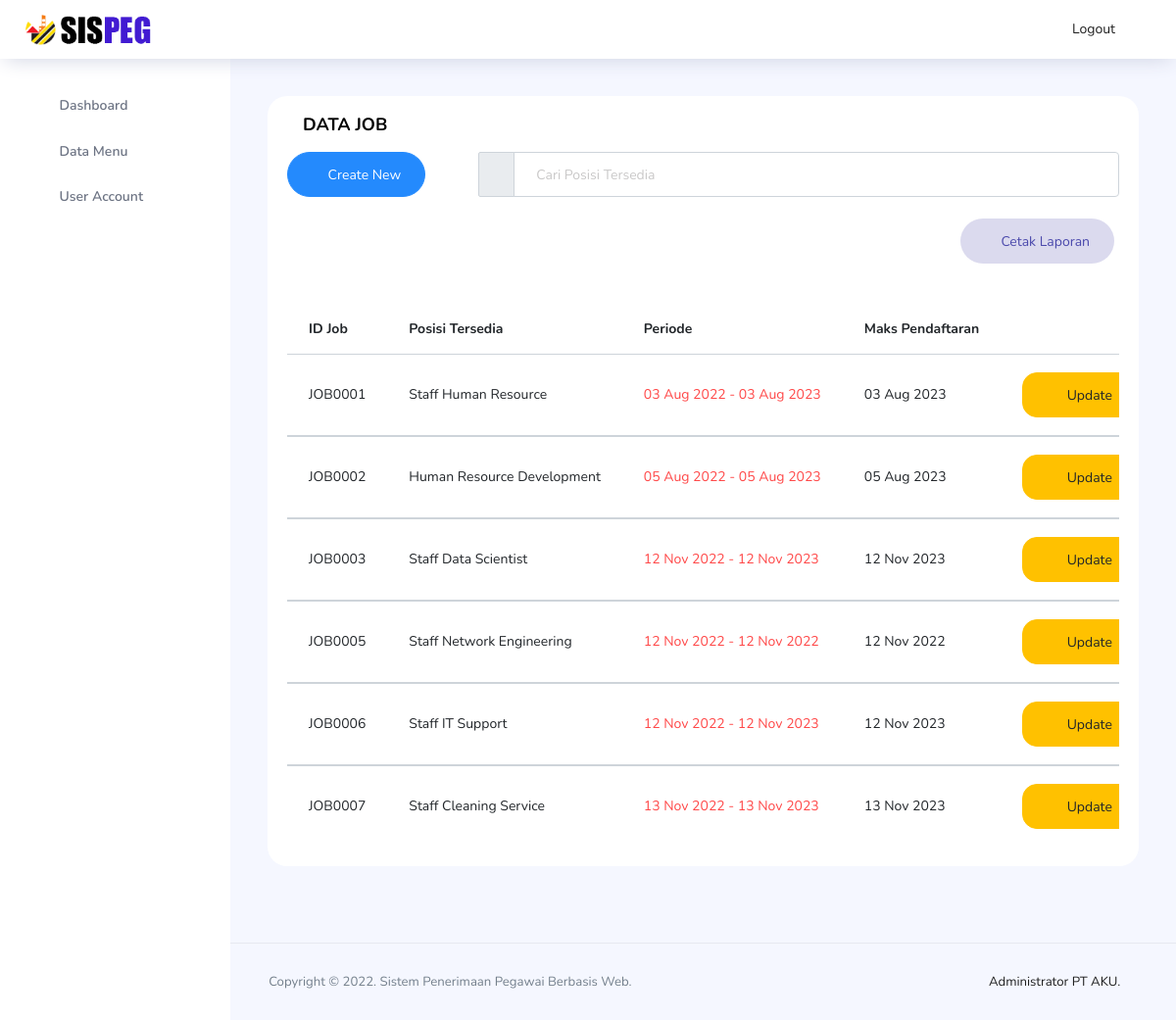
Screenshot of /backend-hrd/pages/hal-job/job.php (signed in) with the database file from the repository.
### tables this page shows
CREATE TABLE `job` (
  `idjob` varchar(50) NOT NULL,
  `jobname` varchar(30) NOT NULL,
  `jobqualification` text NOT NULL,
  `jobdesc` text NOT NULL,
  `jobstart` date NOT NULL,
  `jobend` date NOT NULL,
  `registerend` date NOT NULL,
  `jobadded` timestamp NOT NULL DEFAULT current_timestamp(),
  `jobloc` text NOT NULL,
  `workingtype` varchar(25) NOT NULL
);

### backend-hrd/pages/hal-job/job.php (the view, shortened to what this page needs)
<?php
include "../../../koneksi.php";
?>
<!DOCTYPE html>
<html lang="en">
<head>
  <link rel="stylesheet" href="../../vendors/feather/feather.css">
  <link rel="stylesheet" href="../../vendors/ti-icons/css/themify-icons.css">
  <link rel="stylesheet" href="../../vendors/css/vendor.bundle.base.css">
  <link rel="stylesheet" href="../../vendors/mdi/css/materialdesignicons.min.css">
  <link rel="stylesheet" href="../../css/vertical-layout-light/style.css">
  <link rel='stylesheet' href='https://cdn.jsdelivr.net/npm/sweetalert2@7.12.15/dist/sweetalert2.min.css'>
</head>
<body>
</head>
<body>
  <div class="container-scroller">
    <nav class="navbar col-lg-12 col-12 p-0 fixed-top d-flex flex-row">
      <div class="text-center navbar-brand-wrapper d-flex align-items-center justify-content-center">
        <a class="navbar-brand brand-logo mr-5" href="../../index.php"><img src="../../images/logo aku-nobg-tex.png" class="mr-2" alt="logo"/></a>
      </div>
      <div class="navbar-menu-wrapper d-flex align-items-center justify-content-end">
        <button class="navbar-toggler navbar-toggler align-self-center" type="button" data-toggle="minimize">
          <span class="icon-menu"></span>
        </button>
        <ul class="navbar-nav navbar-nav-right">
          <li class="nav-item nav-profile dropdown">
            <a href="../../../logout.php" class="dropdown-item" onclick="return confirm('Yakin ingin logout?')">
                <i class="ti-power-off text-primary"></i>Logout
            </a>
          </li>
        </ul>
      </div>
    </nav>
    <div class="container-fluid page-body-wrapper">
      <nav class="sidebar sidebar-offcanvas" id="sidebar" >
        <ul class="nav">
          <li class="nav-item">
            <a class="nav-link" href="../../index.php">
              <i class="icon-grid menu-icon"></i>
              <span class="menu-title">Dashboard</span>
            </a>
          </li>
          <li class="nav-item">
            <a class="nav-link" data-toggle="collapse" href="#form-elements" aria-expanded="false" aria-controls="form-elements">
              <i class="icon-layout menu-icon"></i>
              <span class="menu-title">Data Menu</span>
              <i class="menu-arrow"></i>
            </a>
          </li>
          <li class="nav-item">
            <a class="nav-link" href="../hal-user/admin.php">
              <i class="icon-head menu-icon"></i>
              <span class="menu-title">User Account</span>
            </a>
          </li>
        </ul>
      </nav>
      <div class="main-panel">
        <div class="content-wrapper">
          <div class="row-cols">
            <div class="col-xl-13 grid-margin stretch-card">
              <div class="card">
                <div class="card-body">
                  <h4 class="card-title nav-item" id="teksDouble">DATA JOB</h4>
                  <a class="btn btn-info btn-rounded btn-fw float-left" href="tambah_job.php"><i class="mdi mdi-library-plus btn-icon-prepend">
                  </i> Create New </a>
        <form action="job.php" method="GET">
        <ul class="navbar-nav">
            <li class="nav-item nav-search">
            <div class="input-group">
              <div class="input-group-prepend" id="navbar-search-icon">
                <span class="input-group-text" id="search">
                  <i class="icon-search"></i>
                </span>
              </div>
              <input type="text" class="form-control" placeholder="Cari Posisi Tersedia" name="pencarian">
            </div>
            </li>
        </ul>
        </form>
                  <div class="table-responsive">
                    <br>
                    <a style="margin-right:5px;"
                    class="btn btn-inverse-primary btn-rounded btn-fw float-right" href="cetak_job.php" target="_blank">
                    <i class="ti-printer btn-icon-prepend">
                    </i>Cetak Laporan</a>
                    <br><br><br><br>
                    <table class="table table-hover">
                    <thead>
                    <tr>
                        <th>ID Job</th>
                        <th>Posisi Tersedia</th>
                        <th>Periode</th>
                        <th>Maks Pendaftaran</th>
                        <th>&nbsp;&nbsp;&nbsp;&nbsp;&nbsp;&nbsp;&nbsp;&nbsp;&nbsp;&nbsp;&nbsp;&nbsp;&nbsp;&nbsp;&nbsp;
                        Aksi</th>
                    </tr>
                    </thead>
                      <?php
                      $queryAdmin = "SELECT * FROM job";
                      if(isset($_GET['pencarian'])){
                          $cari = $_GET['pencarian'];
                          $cariData = mysqli_query($koneksi,"SELECT * FROM job WHERE jobname LIKE '%".$cari."%'");
                      }
                      else{
                          $cariData = mysqli_query($koneksi, $queryAdmin);
                      }
                      while($data = mysqli_fetch_array($cariData)){
                        $idjob = $data['idjob'];
                        $namajob = $data['jobname'];
                        $mulai = date_format(date_create($data['jobstart']),"d M Y");
                        $selesai = date_format(date_create($data['jobend']),"d M Y");
                        $periode = $mulai." - ".$selesai;
                        $deadline = date_format(date_create($data['registerend']),"d M Y");
                      ?>
                      <tbody>
                        <tr>
                          <td><?php echo $idjob; ?></td>
                          <td><?php echo $namajob;?></td>
                          <td class="text-danger"><?php echo $periode;?></td>
                          <td><?php echo $deadline; ?></td>
                          <td align="left">
                            <a href="ubah_job.php?id=<?php echo $idjob; ?>" type="button" title="Ubah Data"
                              class="btn btn-warning btn-icon-text"><i class="mdi mdi-border-color btn-icon-prepend"></i>Update
                            </a> &nbsp;&nbsp;&nbsp;
                          </td>
                        </tr>
                      </tbody>
                      <?php
                            }
                      ?>
                    </table>
                  </div>
                </div>
              </div>
            </div>
          </div>
        </div>
        <footer class="footer">
          <div class="d-sm-flex justify-content-center justify-content-sm-between">
            <span class="text-muted text-center text-sm-left d-block d-sm-inline-block">Copyright © 2022. Sistem Penerimaan Pegawai Berbasis Web.</span>
            <span class="float-none float-sm-right d-block mt-1 mt-sm-0 text-center">Administrator PT AKU. <i class="ti-flag text-danger ml-1"></i></span>
          </div>
        </footer>
      </div>
    </div>
  </div>
</body>
</html>

### backend-hrd/pages/hal-job/job.php (style rules this page uses)
#teksDouble { margin-left:1rem; }

### rows the page displays
job: idjob "JOB0001", jobname "Staff Human Resource", periode "03 Aug 2022 - 03 Aug 2023", registerend "03 Aug 2023"
job: idjob "JOB0002", jobname "Human Resource Development", periode "05 Aug 2022 - 05 Aug 2023", registerend "05 Aug 2023"
job: idjob "JOB0003", jobname "Staff Data Scientist", periode "12 Nov 2022 - 12 Nov 2023", registerend "12 Nov 2023"
job: idjob "JOB0005", jobname "Staff Network Engineering", periode "12 Nov 2022 - 12 Nov 2022", registerend "12 Nov 2022"
job: idjob "JOB0006", jobname "Staff IT Support", periode "12 Nov 2022 - 12 Nov 2023", registerend "12 Nov 2023"
job: idjob "JOB0007", jobname "Staff Cleaning Service", periode "13 Nov 2022 - 13 Nov 2023", registerend "13 Nov 2023"
